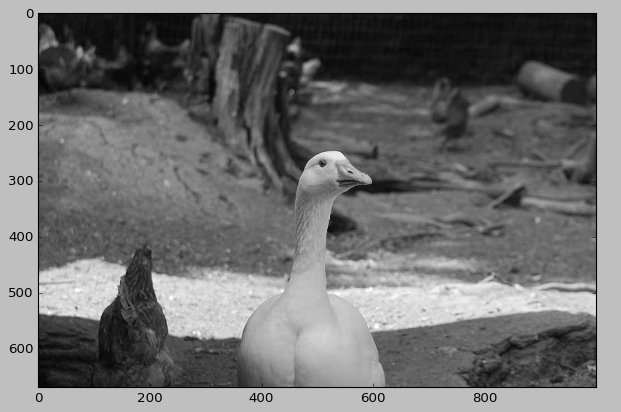
#> input picture demo/test_svd.png, 621 x 412 px
$ jupyter execute 'image compression.ipynb'
#> lines starting #> are read from the running program, lines starting #| are printed output that depends on the picture
[cell 1]
from PIL import Image
from matplotlib import pyplot as plt
import numpy as np
plt.style.use('classic')
img = Image.open('test_svd.png')
#> img is the input picture: PIL image 621x412 RGBA; mean R, G, B, A 113.2, 113.2, 113.2, 255
# convert image to grayscale
imggray = img.convert('LA')
# convert to numpy array
imgmat = np.array(list(imggray.getdata(band=0)), float)
# Reshape according to orginal image dimensions
imgmat.shape = (imggray.size[1], imggray.size[0])

plt.figure(figsize=(9, 6))
plt.imshow(imgmat, cmap='gray')
plt.show()
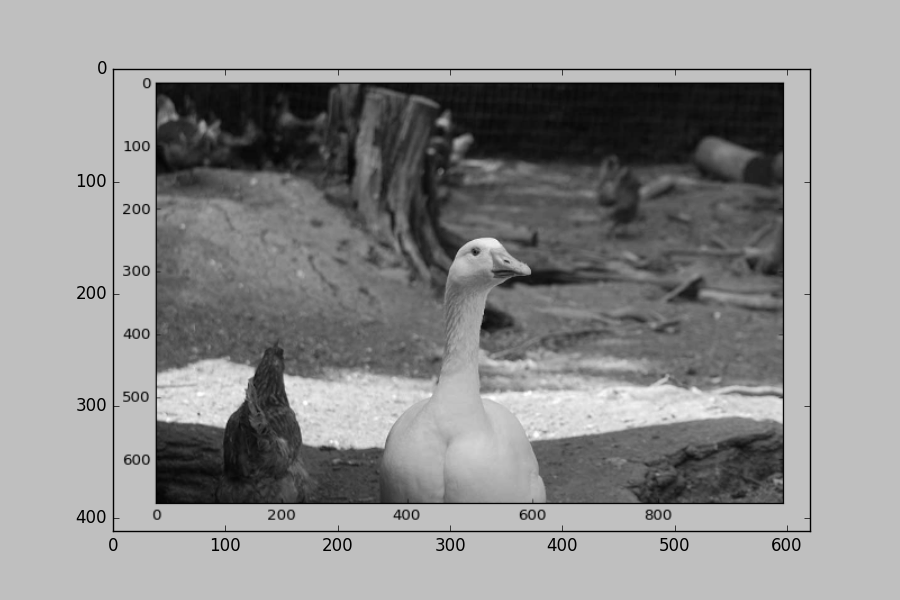
#> figure drawn by matplotlib, 1 panel

[cell 2]
U, D, V = np.linalg.svd(imgmat)
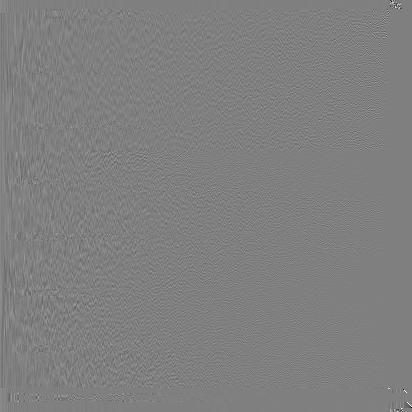
#> U: shape (412, 412) float64; min -0.941, max 0.935, mean 7.48e-05; drawn with min black and max white
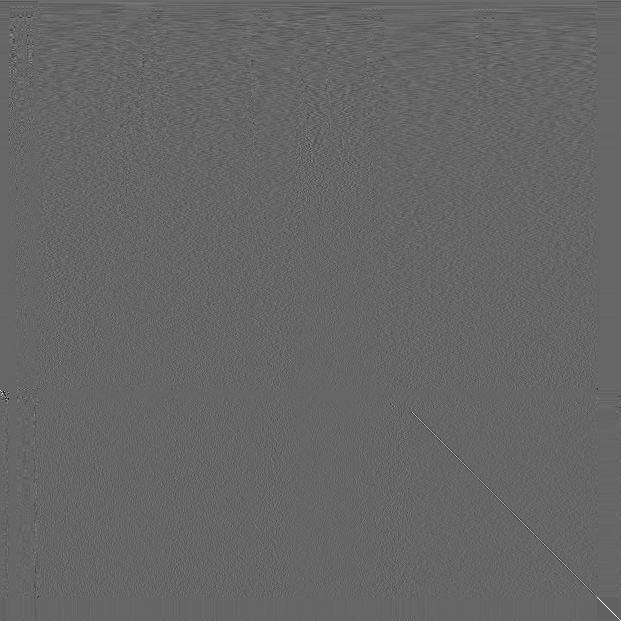
#> V: shape (621, 621) float64; min -0.657, max 0.98, mean 8.41e-05; drawn with min black and max white
#> D = 412 values, max 62451.8 at index 0, min 6.14e-12 at index 392, mean 448.7

[cell 3]
reconstimg = np.matrix(U[:, :2]) * np.diag(D[:2]) * np.matrix(V[:2, :])
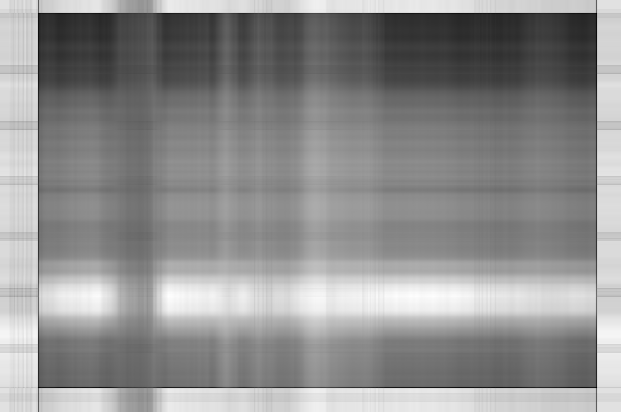
#> reconstimg: shape (412, 621) float64; min -36.11, max 230.1, mean 113.2; drawn with min black and max white
plt.imshow(reconstimg, cmap='gray')
plt.show()

[cell 4]
for i in [5, 10, 15, 20, 30, 50]:
    reconstimg = np.matrix(U[:, :i]) * np.diag(D[:i]) * np.matrix(V[:i, :])
    plt.imshow(reconstimg, cmap='gray')
    title = "n = %s" % i
    plt.title(title)
    plt.show()
#> this loop made 6 passes
#> pass 1, `reconstimg = np.matrix(U[:, :i]) * np.diag(D[:i]) * np.matrix(V[:i, :])`:
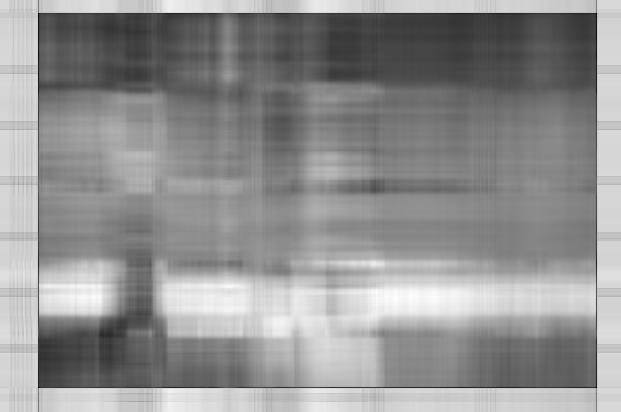
#> reconstimg: shape (412, 621) float64; min -58.77, max 242.2, mean 113.2; drawn with min black and max white
#> pass 2, `reconstimg = np.matrix(U[:, :i]) * np.diag(D[:i]) * np.matrix(V[:i, :])`:
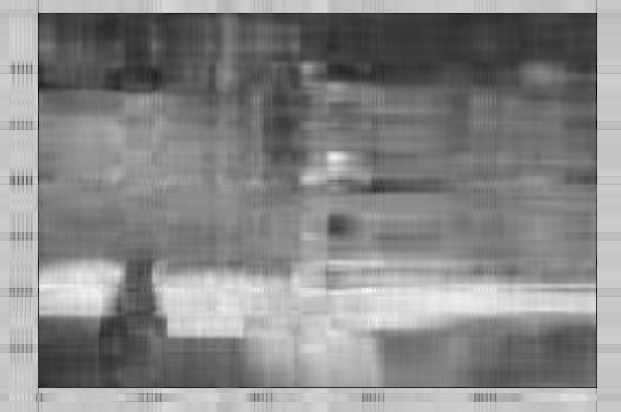
#> reconstimg: shape (412, 621) float64; min -56.33, max 261.8, mean 113.2; drawn with min black and max white
#> pass 3, `reconstimg = np.matrix(U[:, :i]) * np.diag(D[:i]) * np.matrix(V[:i, :])`:
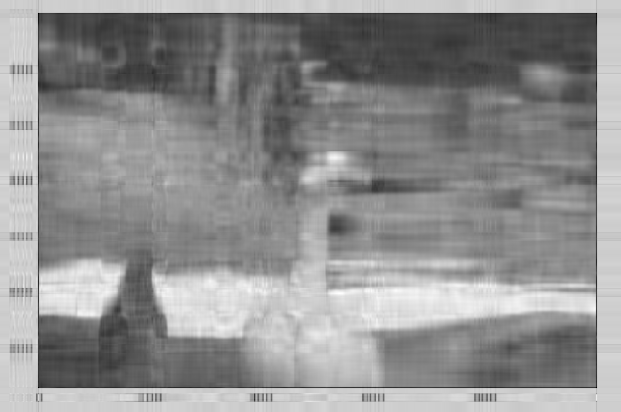
#> reconstimg: shape (412, 621) float64; min -67.14, max 252.2, mean 113.2; drawn with min black and max white
